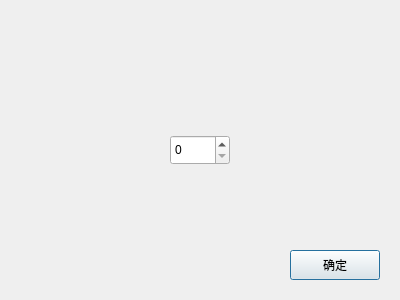
<?xml version="1.0" encoding="UTF-8"?>
<ui version="4.0">
 <class>MyDialog</class>
 <widget class="QDialog" name="MyDialog">
  <property name="geometry">
   <rect>
    <x>0</x>
    <y>0</y>
    <width>400</width>
    <height>300</height>
   </rect>
  </property>
  <property name="windowTitle">
   <string>Dialog</string>
  </property>
  <widget class="QSpinBox" name="spinBox">
   <property name="geometry">
    <rect>
     <x>170</x>
     <y>135</y>
     <width>60</width>
     <height>30</height>
    </rect>
   </property>
  </widget>
  <widget class="QPushButton" name="pushButton">
   <property name="geometry">
    <rect>
     <x>290</x>
     <y>250</y>
     <width>90</width>
     <height>30</height>
    </rect>
   </property>
   <property name="text">
    <string>确定</string>
   </property>
  </widget>
 </widget>
 <resources/>
 <connections/>
</ui>
